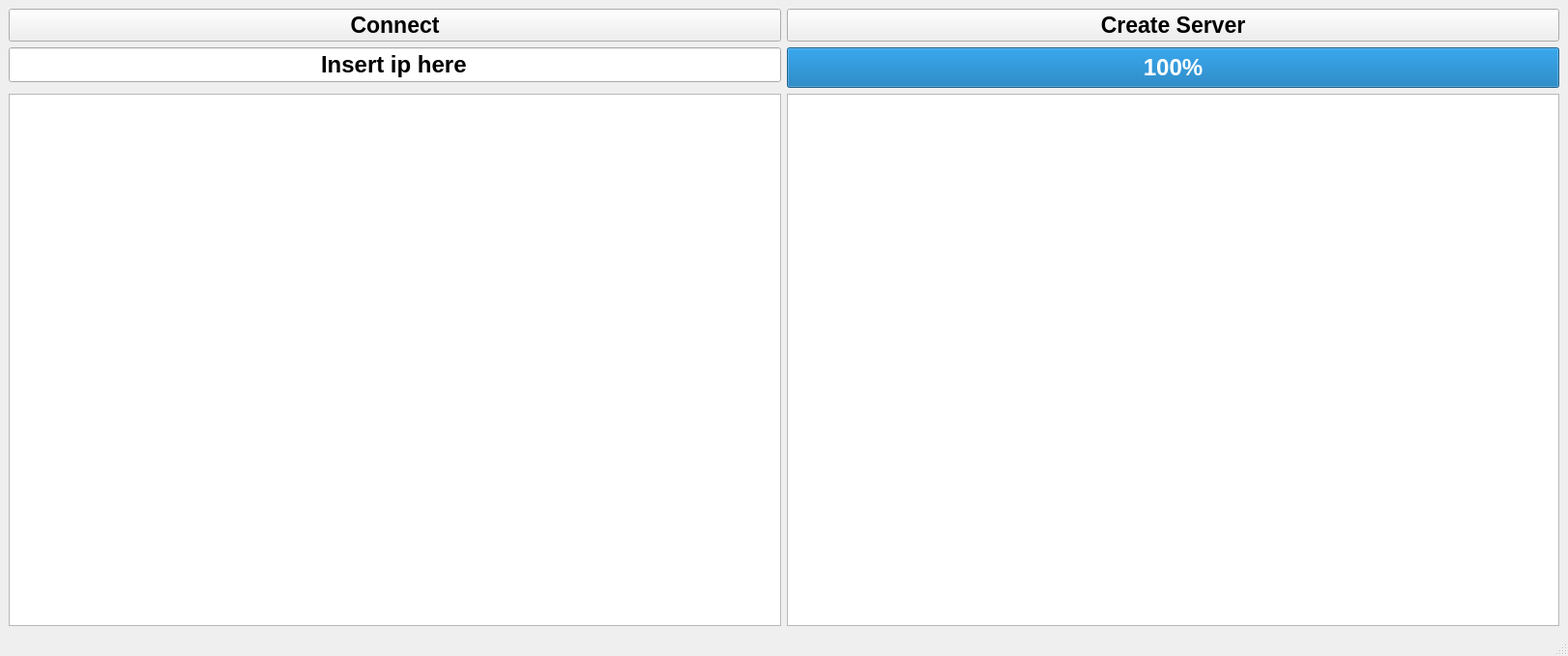
<?xml version="1.0" encoding="UTF-8"?>
<ui version="4.0">
 <class>MainWindow</class>
 <widget class="QMainWindow" name="MainWindow">
  <property name="geometry">
   <rect>
    <x>0</x>
    <y>0</y>
    <width>1622</width>
    <height>679</height>
   </rect>
  </property>
  <property name="windowTitle">
   <string>MainWindow</string>
  </property>
  <widget class="QWidget" name="centralwidget">
   <layout class="QGridLayout" name="gridLayout_2">
    <item row="0" column="0">
     <layout class="QGridLayout" name="gridLayout">
      <item row="4" column="0">
       <widget class="QTreeView" name="treeView"/>
      </item>
      <item row="1" column="0">
       <widget class="QPushButton" name="Connect">
        <property name="font">
         <font>
          <pointsize>17</pointsize>
          <bold>true</bold>
         </font>
        </property>
        <property name="text">
         <string>Connect</string>
        </property>
       </widget>
      </item>
      <item row="2" column="0">
       <widget class="QLineEdit" name="lineEdit">
        <property name="maximumSize">
         <size>
          <width>16777196</width>
          <height>16777206</height>
         </size>
        </property>
        <property name="font">
         <font>
          <pointsize>18</pointsize>
          <bold>true</bold>
         </font>
        </property>
        <property name="text">
         <string notr="true">Insert ip here</string>
        </property>
        <property name="alignment">
         <set>Qt::AlignCenter</set>
        </property>
       </widget>
      </item>
      <item row="1" column="1">
       <widget class="QPushButton" name="create_server">
        <property name="font">
         <font>
          <pointsize>17</pointsize>
          <bold>true</bold>
         </font>
        </property>
        <property name="text">
         <string>Create Server</string>
        </property>
       </widget>
      </item>
      <item row="4" column="1">
       <widget class="QListView" name="listView"/>
      </item>
      <item row="2" column="1" rowspan="2">
       <widget class="QProgressBar" name="progressBar">
        <property name="sizePolicy">
         <sizepolicy hsizetype="Expanding" vsizetype="Expanding">
          <horstretch>0</horstretch>
          <verstretch>0</verstretch>
         </sizepolicy>
        </property>
        <property name="font">
         <font>
          <pointsize>18</pointsize>
          <bold>true</bold>
         </font>
        </property>
        <property name="value">
         <number>100</number>
        </property>
       </widget>
      </item>
     </layout>
    </item>
   </layout>
  </widget>
  <widget class="QMenuBar" name="menubar">
   <property name="geometry">
    <rect>
     <x>0</x>
     <y>0</y>
     <width>1622</width>
     <height>25</height>
    </rect>
   </property>
  </widget>
  <widget class="QStatusBar" name="statusbar"/>
 </widget>
 <resources/>
 <connections/>
</ui>
